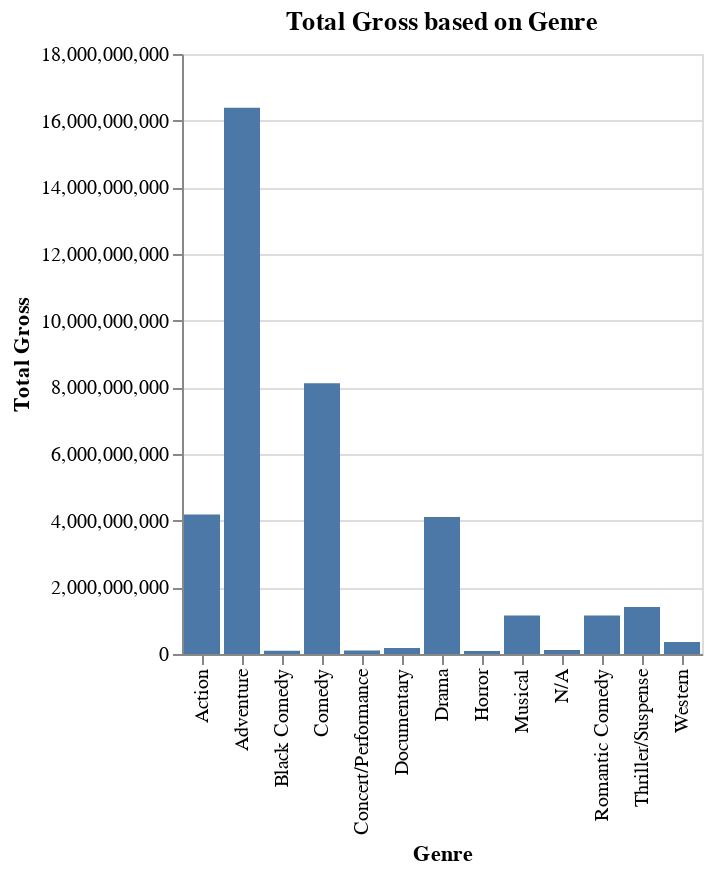

The notebook cell this image was saved under:
### Markdown cell above
It seems that my initial prediction was quite off the mark with **Adventure** taking the throne instead with a staggering **$16,389,069,453**. Let's plot the bar chart and see how ahead this genre is!

### Code cell
genre_total_barChart = box_office_barChart(genre_box_office, 'genre', 'total_gross', 
                    'Genre', 'Total Gross', 'Total Gross based on Genre')

genre_total_barChart

### Figure 1 — Vega-Lite specification as saved in the notebook (floating-point values rounded to 4 significant figures)
{"config": {"view": {"continuousWidth": 400, "continuousHeight": 300}}, "data": {"name": "data-ad8f41ec503aa5f273297d5b6f38dab5"}, "mark": "bar", "encoding": {"x": {"type": "nominal", "field": "genre", "title": "Genre"}, "y": {"type": "quantitative", "field": "total_gross", "title": "Total Gross"}}, "title": "Total Gross based on Genre", "$schema": "https://vega.github.io/schema/vega-lite/v4.8.1.json", "datasets": {"data-ad8f41ec503aa5f273297d5b6f38dab5": [{"genre": "Action", "total_gross": 4184563282, "inflation_adjusted_gross": 5498936786}, {"genre": "Adventure", "total_gross": 16389069453, "inflation_adjusted_gross": 24561266158}, {"genre": "Black Comedy", "total_gross": 97543212, "inflation_adjusted_gross": 156730475}, {"genre": "Comedy", "total_gross": 8119619678, "inflation_adjusted_gross": 15409526913}, {"genre": "Concert/Performance", "total_gross": 103456466, "inflation_adjusted_gross": 114821678}, {"genre": "Documentary", "total_gross": 180685619, "inflation_adjusted_gross": 203488418}, {"genre": "Drama", "total_gross": 4106972970, "inflation_adjusted_gross": 8195804484}, {"genre": "Horror", "total_gross": 87068872, "inflation_adjusted_gross": 140483092}, {"genre": "Musical", "total_gross": 1157284155, "inflation_adjusted_gross": 9657565776}, {"genre": "N/A", "total_gross": 118047013, "inflation_adjusted_gross": 367603384}, {"genre": "Romantic Comedy", "total_gross": 1152206855, "inflation_adjusted_gross": 1788872933}, {"genre": "Thriller/Suspense", "total_gross": 1406806519, "inflation_adjusted_gross": 2151690954}, {"genre": "Western", "total_gross": 359011459, "inflation_adjusted_gross": 516709946}]}}
